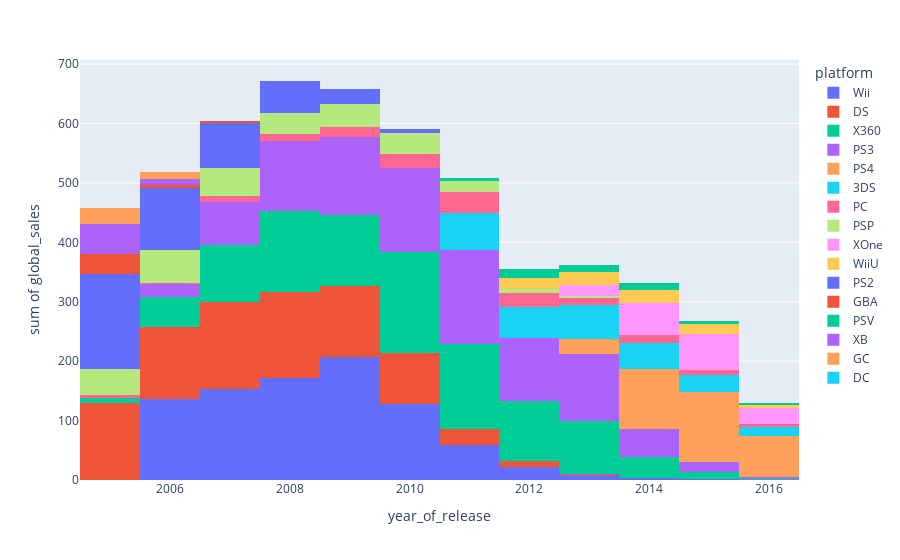

Notebook cell for this chart:
### Markdown cell above
We see most consoles have a new-games-life of 5 to 10 years with two major outliers, PC which is not a holistic platform and Gameboy DS.

Further, from our boxplot we can see new consoles are released roughly within the same range.

### Code cell
# Create a plot similar to that above, reduced to years from 2005 to 2016
plt = px.histogram(df[(df['year_of_release'] >= 2005)], 'year_of_release', 'global_sales', color='platform')
plt.show()

### Figure 1 — Plotly figure (JSON) as saved in the notebook; plotly's stock layout.template omitted (floating-point values rounded to 4 significant figures; data arrays with more than 128 entries replaced by an {"elided": "..."} marker saying what was removed)
{"data": [{"alignmentgroup": "True", "bingroup": "x", "histfunc": "sum", "hovertemplate": "platform=Wii<br>year_of_release=%{x}<br>sum of global_sales=%{y}<extra></extra>", "legendgroup": "Wii", "marker": {"color": "#636efa", "pattern": {"shape": ""}}, "name": "Wii", "offsetgroup": "Wii", "orientation": "v", "showlegend": true, "type": "histogram", "x": {"elided": "1286 int values"}, "xaxis": "x", "y": {"elided": "1286 float values"}, "yaxis": "y"}, {"alignmentgroup": "True", "bingroup": "x", "histfunc": "sum", "hovertemplate": "platform=DS<br>year_of_release=%{x}<br>sum of global_sales=%{y}<extra></extra>", "legendgroup": "DS", "marker": {"color": "#EF553B", "pattern": {"shape": ""}}, "name": "DS", "offsetgroup": "DS", "orientation": "v", "showlegend": true, "type": "histogram", "x": {"elided": "2097 int values"}, "xaxis": "x", "y": {"elided": "2097 float values"}, "yaxis": "y"}, {"alignmentgroup": "True", "bingroup": "x", "histfunc": "sum", "hovertemplate": "platform=X360<br>year_of_release=%{x}<br>sum of global_sales=%{y}<extra></extra>", "legendgroup": "X360", "marker": {"color": "#00cc96", "pattern": {"shape": ""}}, "name": "X360", "offsetgroup": "X360", "orientation": "v", "showlegend": true, "type": "histogram", "x": {"elided": "1232 int values"}, "xaxis": "x", "y": {"elided": "1232 float values"}, "yaxis": "y"}, {"alignmentgroup": "True", "bingroup": "x", "histfunc": "sum", "hovertemplate": "platform=PS3<br>year_of_release=%{x}<br>sum of global_sales=%{y}<extra></extra>", "legendgroup": "PS3", "marker": {"color": "#ab63fa", "pattern": {"shape": ""}}, "name": "PS3", "offsetgroup": "PS3", "orientation": "v", "showlegend": true, "type": "histogram", "x": {"elided": "1306 int values"}, "xaxis": "x", "y": {"elided": "1306 float values"}, "yaxis": "y"}, {"alignmentgroup": "True", "bingroup": "x", "histfunc": "sum", "hovertemplate": "platform=PS4<br>year_of_release=%{x}<br>sum of global_sales=%{y}<extra></extra>", "legendgroup": "PS4", "marker": {"color": "#FFA15A", "pattern": {"shape": ""}}, "name": "PS4", "offsetgroup": "PS4", "orientation": "v", "showlegend": true, "type": "histogram", "x": {"elided": "392 int values"}, "xaxis": "x", "y": {"elided": "392 float values"}, "yaxis": "y"}, {"alignmentgroup": "True", "bingroup": "x", "histfunc": "sum", "hovertemplate": "platform=3DS<br>year_of_release=%{x}<br>sum of global_sales=%{y}<extra></extra>", "legendgroup": "3DS", "marker": {"color": "#19d3f3", "pattern": {"shape": ""}}, "name": "3DS", "offsetgroup": "3DS", "orientation": "v", "showlegend": true, "type": "histogram", "x": {"elided": "512 int values"}, "xaxis": "x", "y": {"elided": "512 float values"}, "yaxis": "y"}, {"alignmentgroup": "True", "bingroup": "x", "histfunc": "sum", "hovertemplate": "platform=PC<br>year_of_release=%{x}<br>sum of global_sales=%{y}<extra></extra>", "legendgroup": "PC", "marker": {"color": "#FF6692", "pattern": {"shape": ""}}, "name": "PC", "offsetgroup": "PC", "orientation": "v", "showlegend": true, "type": "histogram", "x": {"elided": "813 int values"}, "xaxis": "x", "y": {"elided": "813 float values"}, "yaxis": "y"}, {"alignmentgroup": "True", "bingroup": "x", "histfunc": "sum", "hovertemplate": "platform=PSP<br>year_of_release=%{x}<br>sum of global_sales=%{y}<extra></extra>", "legendgroup": "PSP", "marker": {"color": "#B6E880", "pattern": {"shape": ""}}, "name": "PSP", "offsetgroup": "PSP", "orientation": "v", "showlegend": true, "type": "histogram", "x": {"elided": "1178 int values"}, "xaxis": "x", "y": {"elided": "1178 float values"}, "yaxis": "y"}, {"alignmentgroup": "True", "bingroup": "x", "histfunc": "sum", "hovertemplate": "platform=XOne<br>year_of_release=%{x}<br>sum of global_sales=%{y}<extra></extra>", "legendgroup": "XOne", "marker": {"color": "#FF97FF", "pattern": {"shape": ""}}, "name": "XOne", "offsetgroup": "XOne", "orientation": "v", "showlegend": true, "type": "histogram", "x": {"elided": "247 int values"}, "xaxis": "x", "y": {"elided": "247 float values"}, "yaxis": "y"}, {"alignmentgroup": "True", "bingroup": "x", "histfunc": "sum", "hovertemplate": "platform=WiiU<br>year_of_release=%{x}<br>sum of global_sales=%{y}<extra></extra>", "legendgroup": "WiiU", "marker": {"color": "#FECB52", "pattern": {"shape": ""}}, "name": "WiiU", "offsetgroup": "WiiU", "orientation": "v", "showlegend": true, "type": "histogram", "x": {"elided": "147 int values"}, "xaxis": "x", "y": {"elided": "147 float values"}, "yaxis": "y"}, {"alignmentgroup": "True", "bingroup": "x", "histfunc": "sum", "hovertemplate": "platform=PS2<br>year_of_release=%{x}<br>sum of global_sales=%{y}<extra></extra>", "legendgroup": "PS2", "marker": {"color": "#636efa", "pattern": {"shape": ""}}, "name": "PS2", "offsetgroup": "PS2", "orientation": "v", "showlegend": true, "type": "histogram", "x": {"elided": "1065 int values"}, "xaxis": "x", "y": {"elided": "1065 float values"}, "yaxis": "y"}, {"alignmentgroup": "True", "bingroup": "x", "histfunc": "sum", "hovertemplate": "platform=GBA<br>year_of_release=%{x}<br>sum of global_sales=%{y}<extra></extra>", "legendgroup": "GBA", "marker": {"color": "#EF553B", "pattern": {"shape": ""}}, "name": "GBA", "offsetgroup": "GBA", "orientation": "v", "showlegend": true, "type": "histogram", "x": {"elided": "180 int values"}, "xaxis": "x", "y": {"elided": "180 float values"}, "yaxis": "y"}, {"alignmentgroup": "True", "bingroup": "x", "histfunc": "sum", "hovertemplate": "platform=PSV<br>year_of_release=%{x}<br>sum of global_sales=%{y}<extra></extra>", "legendgroup": "PSV", "marker": {"color": "#00cc96", "pattern": {"shape": ""}}, "name": "PSV", "offsetgroup": "PSV", "orientation": "v", "showlegend": true, "type": "histogram", "x": {"elided": "429 int values"}, "xaxis": "x", "y": {"elided": "429 float values"}, "yaxis": "y"}, {"alignmentgroup": "True", "bingroup": "x", "histfunc": "sum", "hovertemplate": "platform=XB<br>year_of_release=%{x}<br>sum of global_sales=%{y}<extra></extra>", "legendgroup": "XB", "marker": {"color": "#ab63fa", "pattern": {"shape": ""}}, "name": "XB", "offsetgroup": "XB", "orientation": "v", "showlegend": true, "type": "histogram", "x": {"elided": "245 int values"}, "xaxis": "x", "y": {"elided": "245 float values"}, "yaxis": "y"}, {"alignmentgroup": "True", "bingroup": "x", "histfunc": "sum", "hovertemplate": "platform=GC<br>year_of_release=%{x}<br>sum of global_sales=%{y}<extra></extra>", "legendgroup": "GC", "marker": {"color": "#FFA15A", "pattern": {"shape": ""}}, "name": "GC", "offsetgroup": "GC", "orientation": "v", "showlegend": true, "type": "histogram", "x": {"elided": "141 int values"}, "xaxis": "x", "y": {"elided": "141 float values"}, "yaxis": "y"}, {"alignmentgroup": "True", "bingroup": "x", "histfunc": "sum", "hovertemplate": "platform=DC<br>year_of_release=%{x}<br>sum of global_sales=%{y}<extra></extra>", "legendgroup": "DC", "marker": {"color": "#19d3f3", "pattern": {"shape": ""}}, "name": "DC", "offsetgroup": "DC", "orientation": "v", "showlegend": true, "type": "histogram", "x": [2008, 2007], "xaxis": "x", "y": [0.04, 0.02], "yaxis": "y"}], "layout": {"barmode": "relative", "legend": {"title": {"text": "platform"}, "tracegroupgap": 0}, "margin": {"t": 60}, "xaxis": {"anchor": "y", "domain": [0, 1], "title": {"text": "year_of_release"}}, "yaxis": {"anchor": "x", "domain": [0, 1], "title": {"text": "sum of global_sales"}}}}
